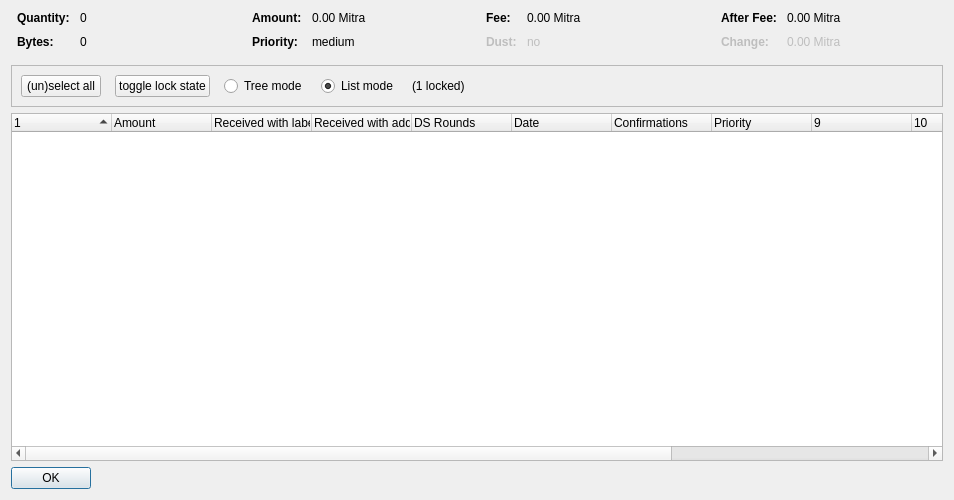
<?xml version="1.0" encoding="UTF-8"?>
<ui version="4.0">
 <class>CoinControlDialog</class>
 <widget class="QDialog" name="CoinControlDialog">
  <property name="geometry">
   <rect>
    <x>0</x>
    <y>0</y>
    <width>954</width>
    <height>500</height>
   </rect>
  </property>
  <property name="windowTitle">
   <string>Coin Selection</string>
  </property>
  <layout class="QVBoxLayout" name="verticalLayout">
   <item>
    <layout class="QHBoxLayout" name="horizontalLayoutTop" stretch="0,0,0,0">
     <property name="topMargin">
      <number>0</number>
     </property>
     <property name="bottomMargin">
      <number>10</number>
     </property>
     <item>
      <layout class="QFormLayout" name="formLayoutCoinControl1">
       <property name="horizontalSpacing">
        <number>10</number>
       </property>
       <property name="verticalSpacing">
        <number>10</number>
       </property>
       <property name="leftMargin">
        <number>6</number>
       </property>
       <property name="rightMargin">
        <number>6</number>
       </property>
       <item row="0" column="0">
        <widget class="QLabel" name="labelCoinControlQuantityText">
         <property name="font">
          <font>
           <weight>75</weight>
           <bold>true</bold>
          </font>
         </property>
         <property name="text">
          <string>Quantity:</string>
         </property>
        </widget>
       </item>
       <item row="0" column="1">
        <widget class="QLabel" name="labelCoinControlQuantity">
         <property name="cursor">
          <cursorShape>IBeamCursor</cursorShape>
         </property>
         <property name="contextMenuPolicy">
          <enum>Qt::ActionsContextMenu</enum>
         </property>
         <property name="text">
          <string notr="true">0</string>
         </property>
         <property name="textInteractionFlags">
          <set>Qt::LinksAccessibleByMouse|Qt::TextSelectableByKeyboard|Qt::TextSelectableByMouse</set>
         </property>
        </widget>
       </item>
       <item row="1" column="0">
        <widget class="QLabel" name="labelCoinControlBytesText">
         <property name="font">
          <font>
           <weight>75</weight>
           <bold>true</bold>
          </font>
         </property>
         <property name="text">
          <string>Bytes:</string>
         </property>
        </widget>
       </item>
       <item row="1" column="1">
        <widget class="QLabel" name="labelCoinControlBytes">
         <property name="cursor">
          <cursorShape>IBeamCursor</cursorShape>
         </property>
         <property name="contextMenuPolicy">
          <enum>Qt::ActionsContextMenu</enum>
         </property>
         <property name="text">
          <string notr="true">0</string>
         </property>
         <property name="textInteractionFlags">
          <set>Qt::LinksAccessibleByMouse|Qt::TextSelectableByKeyboard|Qt::TextSelectableByMouse</set>
         </property>
        </widget>
       </item>
      </layout>
     </item>
     <item>
      <layout class="QFormLayout" name="formLayoutCoinControl2">
       <property name="horizontalSpacing">
        <number>10</number>
       </property>
       <property name="verticalSpacing">
        <number>10</number>
       </property>
       <property name="leftMargin">
        <number>6</number>
       </property>
       <property name="rightMargin">
        <number>6</number>
       </property>
       <item row="0" column="0">
        <widget class="QLabel" name="labelCoinControlAmountText">
         <property name="font">
          <font>
           <weight>75</weight>
           <bold>true</bold>
          </font>
         </property>
         <property name="text">
          <string>Amount:</string>
         </property>
        </widget>
       </item>
       <item row="0" column="1">
        <widget class="QLabel" name="labelCoinControlAmount">
         <property name="cursor">
          <cursorShape>IBeamCursor</cursorShape>
         </property>
         <property name="contextMenuPolicy">
          <enum>Qt::ActionsContextMenu</enum>
         </property>
         <property name="text">
          <string notr="true">0.00 Mitra</string>
         </property>
         <property name="textInteractionFlags">
          <set>Qt::LinksAccessibleByMouse|Qt::TextSelectableByKeyboard|Qt::TextSelectableByMouse</set>
         </property>
        </widget>
       </item>
       <item row="1" column="0">
        <widget class="QLabel" name="labelCoinControlPriorityText">
         <property name="font">
          <font>
           <weight>75</weight>
           <bold>true</bold>
          </font>
         </property>
         <property name="text">
          <string>Priority:</string>
         </property>
        </widget>
       </item>
       <item row="1" column="1">
        <widget class="QLabel" name="labelCoinControlPriority">
         <property name="cursor">
          <cursorShape>IBeamCursor</cursorShape>
         </property>
         <property name="contextMenuPolicy">
          <enum>Qt::ActionsContextMenu</enum>
         </property>
         <property name="text">
          <string>medium</string>
         </property>
         <property name="textInteractionFlags">
          <set>Qt::LinksAccessibleByMouse|Qt::TextSelectableByKeyboard|Qt::TextSelectableByMouse</set>
         </property>
        </widget>
       </item>
      </layout>
     </item>
     <item>
      <layout class="QFormLayout" name="formLayoutCoinControl3">
       <property name="horizontalSpacing">
        <number>10</number>
       </property>
       <property name="verticalSpacing">
        <number>10</number>
       </property>
       <property name="leftMargin">
        <number>6</number>
       </property>
       <property name="rightMargin">
        <number>6</number>
       </property>
       <item row="0" column="0">
        <widget class="QLabel" name="labelCoinControlFeeText">
         <property name="font">
          <font>
           <weight>75</weight>
           <bold>true</bold>
          </font>
         </property>
         <property name="text">
          <string>Fee:</string>
         </property>
        </widget>
       </item>
       <item row="0" column="1">
        <widget class="QLabel" name="labelCoinControlFee">
         <property name="cursor">
          <cursorShape>IBeamCursor</cursorShape>
         </property>
         <property name="contextMenuPolicy">
          <enum>Qt::ActionsContextMenu</enum>
         </property>
         <property name="text">
          <string notr="true">0.00 Mitra</string>
         </property>
         <property name="textInteractionFlags">
          <set>Qt::LinksAccessibleByMouse|Qt::TextSelectableByKeyboard|Qt::TextSelectableByMouse</set>
         </property>
        </widget>
       </item>
       <item row="1" column="0">
        <widget class="QLabel" name="labelCoinControlLowOutputText">
         <property name="enabled">
          <bool>false</bool>
         </property>
         <property name="font">
          <font>
           <weight>75</weight>
           <bold>true</bold>
          </font>
         </property>
         <property name="text">
          <string>Dust:</string>
         </property>
        </widget>
       </item>
       <item row="1" column="1">
        <widget class="QLabel" name="labelCoinControlLowOutput">
         <property name="enabled">
          <bool>false</bool>
         </property>
         <property name="cursor">
          <cursorShape>IBeamCursor</cursorShape>
         </property>
         <property name="contextMenuPolicy">
          <enum>Qt::ActionsContextMenu</enum>
         </property>
         <property name="text">
          <string>no</string>
         </property>
         <property name="textInteractionFlags">
          <set>Qt::LinksAccessibleByMouse|Qt::TextSelectableByKeyboard|Qt::TextSelectableByMouse</set>
         </property>
        </widget>
       </item>
      </layout>
     </item>
     <item>
      <layout class="QFormLayout" name="formLayoutCoinControl4">
       <property name="horizontalSpacing">
        <number>10</number>
       </property>
       <property name="verticalSpacing">
        <number>10</number>
       </property>
       <property name="leftMargin">
        <number>6</number>
       </property>
       <property name="rightMargin">
        <number>6</number>
       </property>
       <item row="0" column="0">
        <widget class="QLabel" name="labelCoinControlAfterFeeText">
         <property name="font">
          <font>
           <weight>75</weight>
           <bold>true</bold>
          </font>
         </property>
         <property name="text">
          <string>After Fee:</string>
         </property>
        </widget>
       </item>
       <item row="0" column="1">
        <widget class="QLabel" name="labelCoinControlAfterFee">
         <property name="cursor">
          <cursorShape>IBeamCursor</cursorShape>
         </property>
         <property name="contextMenuPolicy">
          <enum>Qt::ActionsContextMenu</enum>
         </property>
         <property name="text">
          <string notr="true">0.00 Mitra</string>
         </property>
         <property name="textInteractionFlags">
          <set>Qt::LinksAccessibleByMouse|Qt::TextSelectableByKeyboard|Qt::TextSelectableByMouse</set>
         </property>
        </widget>
       </item>
       <item row="1" column="0">
        <widget class="QLabel" name="labelCoinControlChangeText">
         <property name="enabled">
          <bool>false</bool>
         </property>
         <property name="font">
          <font>
           <weight>75</weight>
           <bold>true</bold>
          </font>
         </property>
         <property name="text">
          <string>Change:</string>
         </property>
        </widget>
       </item>
       <item row="1" column="1">
        <widget class="QLabel" name="labelCoinControlChange">
         <property name="enabled">
          <bool>false</bool>
         </property>
         <property name="cursor">
          <cursorShape>IBeamCursor</cursorShape>
         </property>
         <property name="contextMenuPolicy">
          <enum>Qt::ActionsContextMenu</enum>
         </property>
         <property name="text">
          <string notr="true">0.00 Mitra</string>
         </property>
         <property name="textInteractionFlags">
          <set>Qt::LinksAccessibleByMouse|Qt::TextSelectableByKeyboard|Qt::TextSelectableByMouse</set>
         </property>
        </widget>
       </item>
      </layout>
     </item>
    </layout>
   </item>
   <item>
    <widget class="QFrame" name="frame">
     <property name="minimumSize">
      <size>
       <width>0</width>
       <height>40</height>
      </size>
     </property>
     <property name="frameShape">
      <enum>QFrame::StyledPanel</enum>
     </property>
     <property name="frameShadow">
      <enum>QFrame::Sunken</enum>
     </property>
     <layout class="QHBoxLayout" name="horizontalLayout">
      <item>
       <layout class="QHBoxLayout" name="horizontalLayoutPanel" stretch="0,0,0,0,0,0">
        <property name="spacing">
         <number>14</number>
        </property>
        <item>
         <widget class="QPushButton" name="pushButtonSelectAll">
          <property name="sizePolicy">
           <sizepolicy hsizetype="Maximum" vsizetype="Fixed">
            <horstretch>0</horstretch>
            <verstretch>0</verstretch>
           </sizepolicy>
          </property>
          <property name="text">
           <string>(un)select all</string>
          </property>
          <property name="autoDefault">
           <bool>false</bool>
          </property>
         </widget>
        </item>
        <item>
         <widget class="QPushButton" name="pushButtonToggleLock">
          <property name="sizePolicy">
           <sizepolicy hsizetype="Maximum" vsizetype="Fixed">
            <horstretch>0</horstretch>
            <verstretch>0</verstretch>
           </sizepolicy>
          </property>
          <property name="text">
           <string>toggle lock state</string>
          </property>
          <property name="autoDefault">
           <bool>false</bool>
          </property>
         </widget>
        </item>
        <item>
         <widget class="QRadioButton" name="radioTreeMode">
          <property name="sizePolicy">
           <sizepolicy hsizetype="Maximum" vsizetype="Fixed">
            <horstretch>0</horstretch>
            <verstretch>0</verstretch>
           </sizepolicy>
          </property>
          <property name="text">
           <string>Tree mode</string>
          </property>
         </widget>
        </item>
        <item>
         <widget class="QRadioButton" name="radioListMode">
          <property name="sizePolicy">
           <sizepolicy hsizetype="Maximum" vsizetype="Fixed">
            <horstretch>0</horstretch>
            <verstretch>0</verstretch>
           </sizepolicy>
          </property>
          <property name="text">
           <string>List mode</string>
          </property>
          <property name="checked">
           <bool>true</bool>
          </property>
         </widget>
        </item>
        <item>
         <widget class="QLabel" name="labelLocked">
          <property name="text">
           <string>(1 locked)</string>
          </property>
         </widget>
        </item>
        <item>
         <spacer name="horizontalSpacer">
          <property name="orientation">
           <enum>Qt::Horizontal</enum>
          </property>
          <property name="sizeHint" stdset="0">
           <size>
            <width>40</width>
            <height>20</height>
           </size>
          </property>
         </spacer>
        </item>
       </layout>
      </item>
     </layout>
    </widget>
   </item>
   <item>
    <widget class="CoinControlTreeWidget" name="treeWidget">
     <property name="contextMenuPolicy">
      <enum>Qt::CustomContextMenu</enum>
     </property>
     <property name="sortingEnabled">
      <bool>false</bool>
     </property>
     <property name="columnCount">
      <number>13</number>
     </property>
     <attribute name="headerShowSortIndicator" stdset="0">
      <bool>true</bool>
     </attribute>
     <attribute name="headerStretchLastSection">
      <bool>false</bool>
     </attribute>
     <column>
      <property name="text">
       <string/>
      </property>
     </column>
     <column>
      <property name="text">
       <string>Amount</string>
      </property>
     </column>
     <column>
      <property name="text">
       <string>Received with label</string>
      </property>
     </column>
     <column>
      <property name="text">
       <string>Received with address</string>
      </property>
     </column>
     <column>
      <property name="text">
       <string>DS Rounds</string>
      </property>
     </column>
     <column>
      <property name="text">
       <string>Date</string>
      </property>
     </column>
     <column>
      <property name="text">
       <string>Confirmations</string>
      </property>
      <property name="toolTip">
       <string>Confirmed</string>
      </property>
     </column>
     <column>
      <property name="text">
       <string>Priority</string>
      </property>
     </column>
     <column>
      <property name="text">
       <string/>
      </property>
     </column>
     <column>
      <property name="text">
       <string/>
      </property>
     </column>
     <column>
      <property name="text">
       <string/>
      </property>
     </column>
     <column>
      <property name="text">
       <string/>
      </property>
     </column>
     <column>
      <property name="text">
       <string/>
      </property>
     </column>
    </widget>
   </item>
   <item>
    <widget class="QDialogButtonBox" name="buttonBox">
     <property name="sizePolicy">
      <sizepolicy hsizetype="Maximum" vsizetype="Fixed">
       <horstretch>0</horstretch>
       <verstretch>0</verstretch>
      </sizepolicy>
     </property>
     <property name="orientation">
      <enum>Qt::Horizontal</enum>
     </property>
     <property name="standardButtons">
      <set>QDialogButtonBox::Ok</set>
     </property>
    </widget>
   </item>
  </layout>
 </widget>
 <customwidgets>
  <customwidget>
   <class>CoinControlTreeWidget</class>
   <extends>QTreeWidget</extends>
   <header>coincontroltreewidget.h</header>
  </customwidget>
 </customwidgets>
 <resources/>
 <connections/>
</ui>
